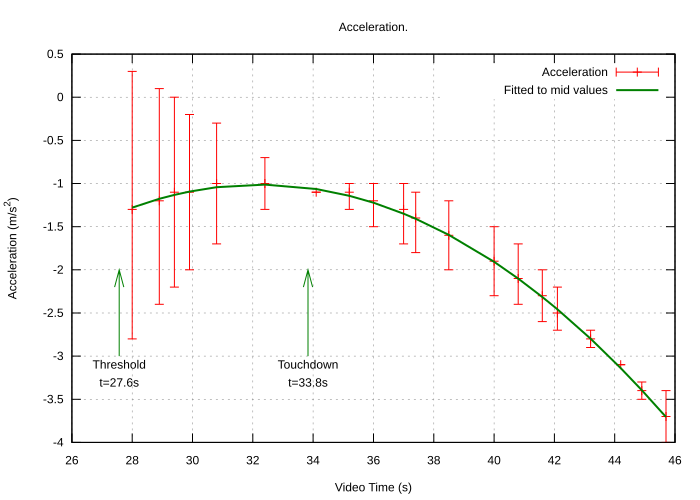

This chart was generated by the following gnuplot code:
# set logscale x
set colorsequence classic
set grid
set title "Acceleration."
set xlabel "Video Time (s)"
set xtics
set xrange [26:]
#set format x ""

# set logscale y
set ylabel "Acceleration (m/s^2)"
#set yrange [-2500:1500]
# set ytics 8,35,3
# set logscale y2
# set y2label "Bytes"
# set y2range [1:1e9]
# set y2tics

set pointsize 1
set datafile separator whitespace#"	"
set datafile missing "NaN"

set terminal svg size 700,500           # choose the file format

set output "acceleration.svg"   # choose the output device
#set key title "Window Length"
#  lw 2 pointsize 2

# arrows and labels
set arrow from 27.57,-3 to 27.57,-2 lt 2
set label "Threshold\nt=27.6s" at 27.57,-3.1 center font ",12"
set arrow from 33.83,-3 to 33.83,-2 lt 2
set label "Touchdown\nt=33.8s" at 33.83,-3.1 center font ",12"

# Differential of v coefficients: 2.843e+02, -1.645e+01, 4.789e-01, -4.952e-03
slab_acceleration(t) = -1.645e+01 + 4.789e-01 * t * 2 + -4.952e-03 * t**2 * 3.0

plot "slab_speed_data.dat" using 2:9:10:11 title "Acceleration" w yerrorbars, \
    "slab_speed_data.dat" using 2:(slab_acceleration($2)) title "Fitted to mid values" lw 2 w line# smooth csplines

reset
